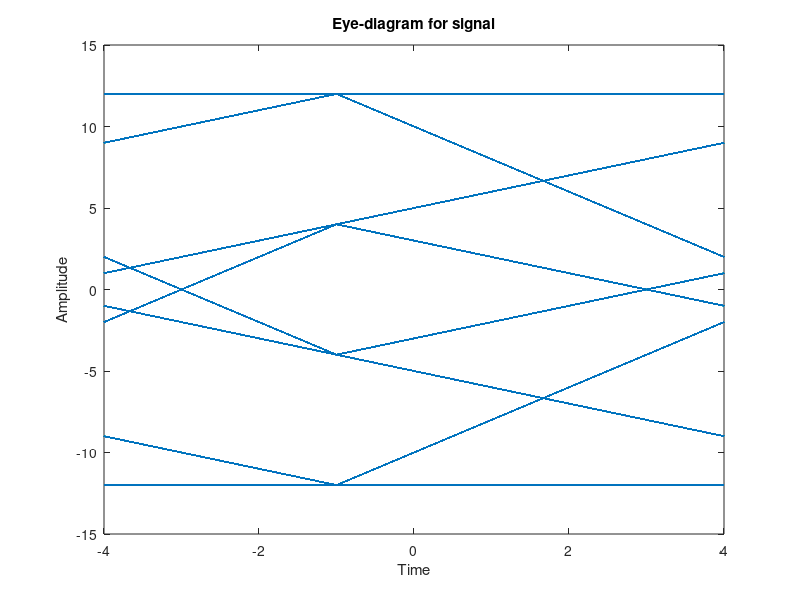
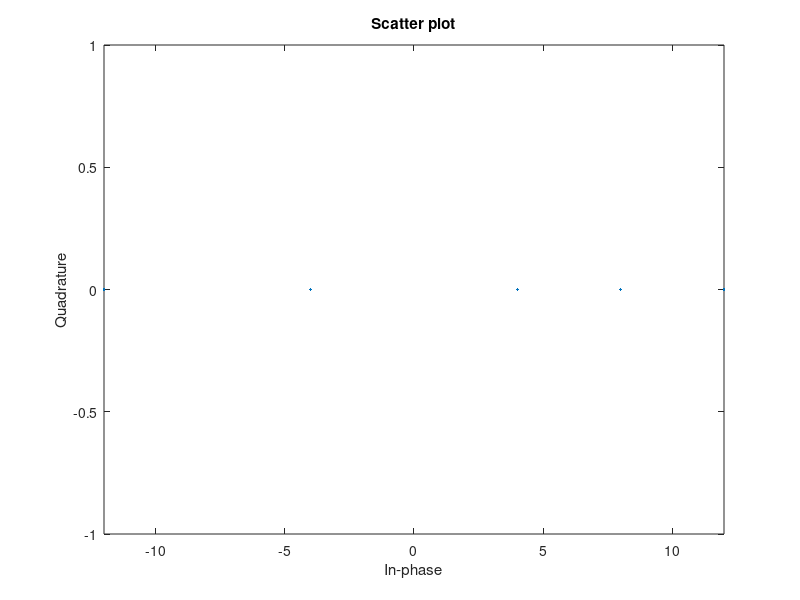

Write the MATLAB code that produced these figures, in order.
clear;
close all;

%% Impact d’un canal de propagation multitrajets
%%%%%%%%%%%%%%%%%%%%%%%%%%%%%%%%%%%%%%%%%%%%%%%%%%%
% PARTIE 2.2.
% Question 3.

%% Données

M = 2;

nb = 5000; 
nbBits = nb * log2(M);
Fe = 24000;
Rb = 3000;
Tb = 1 / Rb;
Te = 1 / Fe;

Ts = Tb * log2(M);
Ns = Ts / Te;

attenuation = [1, 1 / 2]; retard = [0, Ts];

%% Information binaire à transmettre, mapping, échantillonage

bitsIn = randi([0, 1], 1, nbBits);
symboles = 2 * bitsIn - 1;
echantillons = kron(symboles, [1 zeros(1, Ns - 1)]);

%% Modulation & démodulation

h = ones(1, Ns);
hr = h;
hc = zeros(1, Ns);
hc(floor(retard(1) / Te) + 1) = attenuation(1);
hc(floor(retard(2) / Te) + 1) = attenuation(2);
n0 = length(h);

xe = filter(h, 1, echantillons);
r = filter(hc, 1, xe);
z = filter(hr, 1, r);
eyediagram(z(4 * Ns + 1 : end), Ns, Ns);

zEch = z(n0 : Ns : length(symboles) * Ns);
scatterplot(zEch);
bitsOut = (zEch > 0);

TEB = abs(sum(bitsIn ~= bitsOut)) / nbBits;